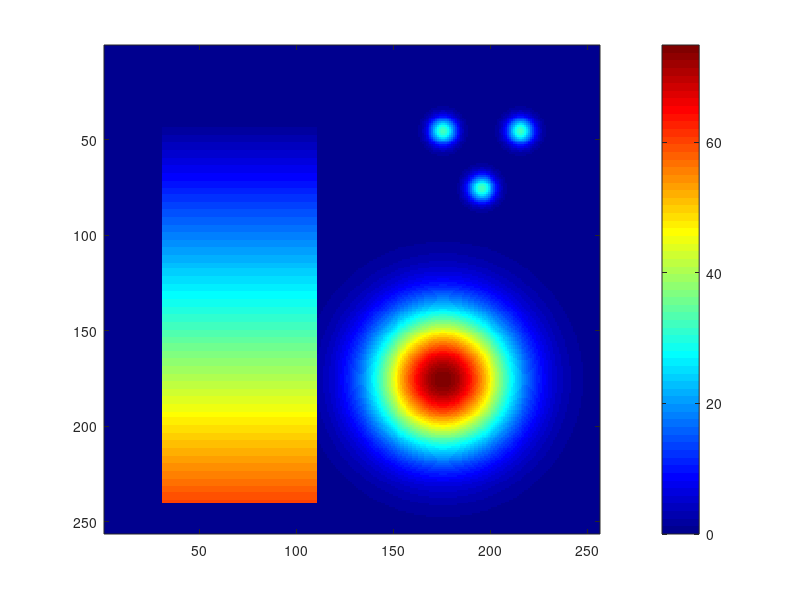

The MATLAB source for this figure: (Note: this script raises an error after producing the figure.)
clc 
clear all
close all
addpath ../AuxFunctions/

% Build syntetic data;
figure('name','Z');

%% A) Generate surface 
m = 256; n = 256;
Z = zeros(m,n);
imagesc(Z), colormap jet, colorbar
[X,Y] = meshgrid([1:n],[1:m]);

% GaussianS2;
x0 = 180; y0 = 60;
aux = 2*50*50*fspecial('gaussian',[30 30],5); 
Z(y0+[1:30],x0+[1:30]) = aux;

x0 = 200; y0 = 30;
aux = 2*50*50*fspecial('gaussian',[30 30],5); 
Z(y0+[1:30],x0+[1:30]) = aux;

x0 = 160; y0 = 30;
aux = 2*50*50*fspecial('gaussian',[30 30],5); 
Z(y0+[1:30],x0+[1:30]) = aux;

% Gaussian1;
x0  = 100; y0 = 100;
%aux = 6*150*150*fspecial('gaussian',[150 150],25); 
aux = 13*150*150*fspecial('gaussian',[150 150],25); 
Z(y0+[1:150],x0+[1:150]) = aux;
clf, imagesc(Z), colormap jet, colorbar

% Ramp;
x0  = 30; y0 = 40;
aux = .3*Y(1:200,1:80); 
Z(y0+[1:200],x0+[1:80]) = aux;
clf, imagesc(Z), colormap jet, colorbar

figure,
p.Type = 'jet';
display3D(Z,p)
clear aux x0 y0 

I = uint8(Z);
imwrite(uint8(cat(3,I,I,I)),['GroundTruth.bmp'],'bmp');
    

K = .4;
D = K*Z;
    

%% aux
%dx = .5;
%dy = .5;
%D = dx*X + dy*Y;
%display3D(D,p);

%% B) Simulate Patterns;
% I) BCS 
h1 = figure('name','plane');
h2 = figure('name','test');

for k = 1:8;
    P = mean(double(imread(['BinaryCodedStripes/Stripes_BinCoded_N8_' num2str(k) '_p.bmp'])),3);
    
    [I] = SimulateProjection(P,D);
    
    imwrite(uint8(cat(3,I,I,I)),...
        ['BinaryCodedStripes/Stripes_BinCoded_N8_' num2str(k) '.bmp'],'bmp');
    
end

% II) Simulate SIN;
for k = 1:3;
    P = mean(double(imread(['Sin/Sin' num2str(k) '_T100_p.bmp'])),3);
    I = SimulateProjection(P,D);
    
    imwrite(uint8(cat(3,I,I,I)),...
        ['Sin/Sin' num2str(k) '_T100.bmp'],'bmp');
    
end

% III) Simulate TAK;
P = mean(double(imread(['Takeda/Stripes_Tak_strW_4_p.bmp'])),3);
I = SimulateProjection(P,D);

imwrite(uint8(cat(3,I,I,I)),...
    ['Takeda/Stripes_Tak_strW_4.bmp'],'bmp');

%% C) Simulate D3D;
% I) Sum,
P = mean(double(imread(['D3D/Stripes_Sum_strW_4_p.bmp'])),3);
I = SimulateProjection(P,D);
imwrite(uint8(cat(3,I,I,I)),['D3D/Stripes_Sum_strW_4.bmp'],'bmp');

% II) Prod
P = mean(double(imread(['D3D/Stripes_Pro_strW_4_p.bmp'])),3);
I = SimulateProjection(P,D);
imwrite(uint8(cat(3,I,I,I)),['D3D/Stripes_Pro_strW_4.bmp'],'bmp');

% III) Color
P = double(imread(['D3D/Stripes_Color_strW_4_p.bmp']));
I = SimulateProjection(P,D);
imwrite(uint8(I),['D3D/Stripes_Color_strW_4.bmp'],'bmp');

%a = ( -dx/sqrt(2) ) / ( 1 - dy/sqrt(2))
%verpendiente









%


